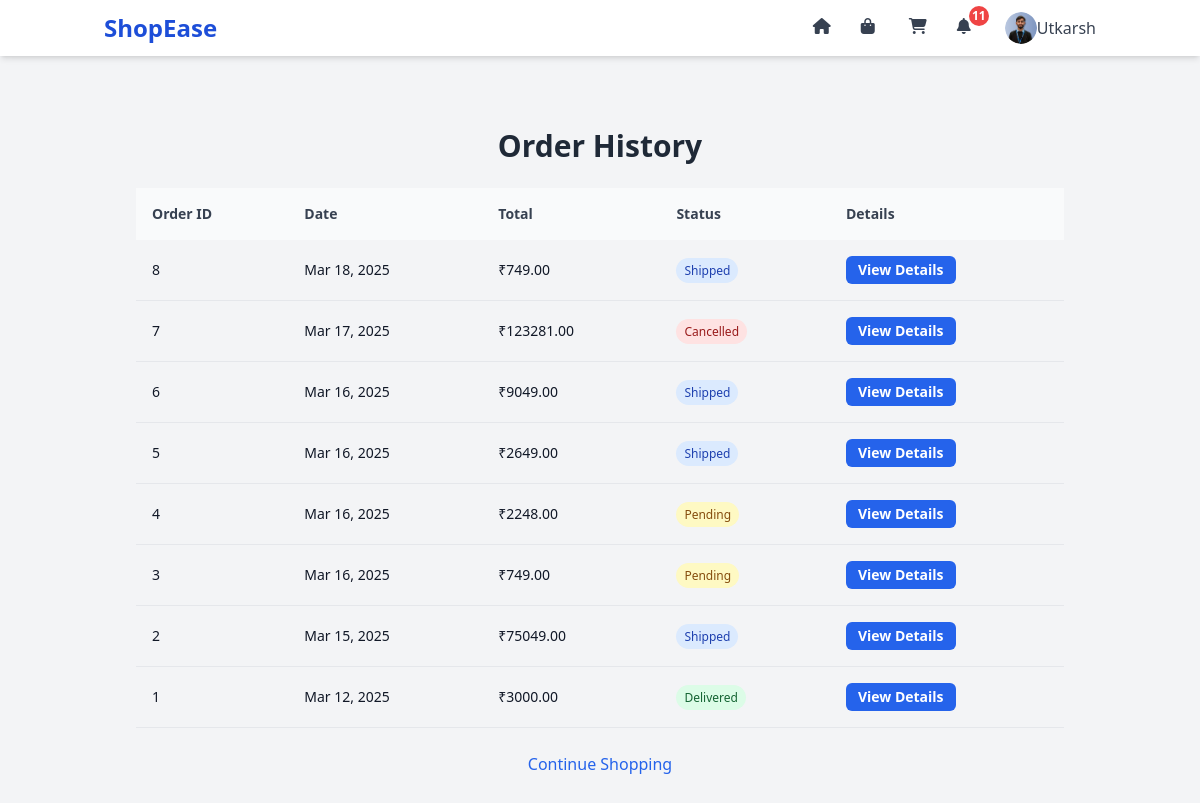
/orders/ (signed in), run on an earlier commit of the app's database.
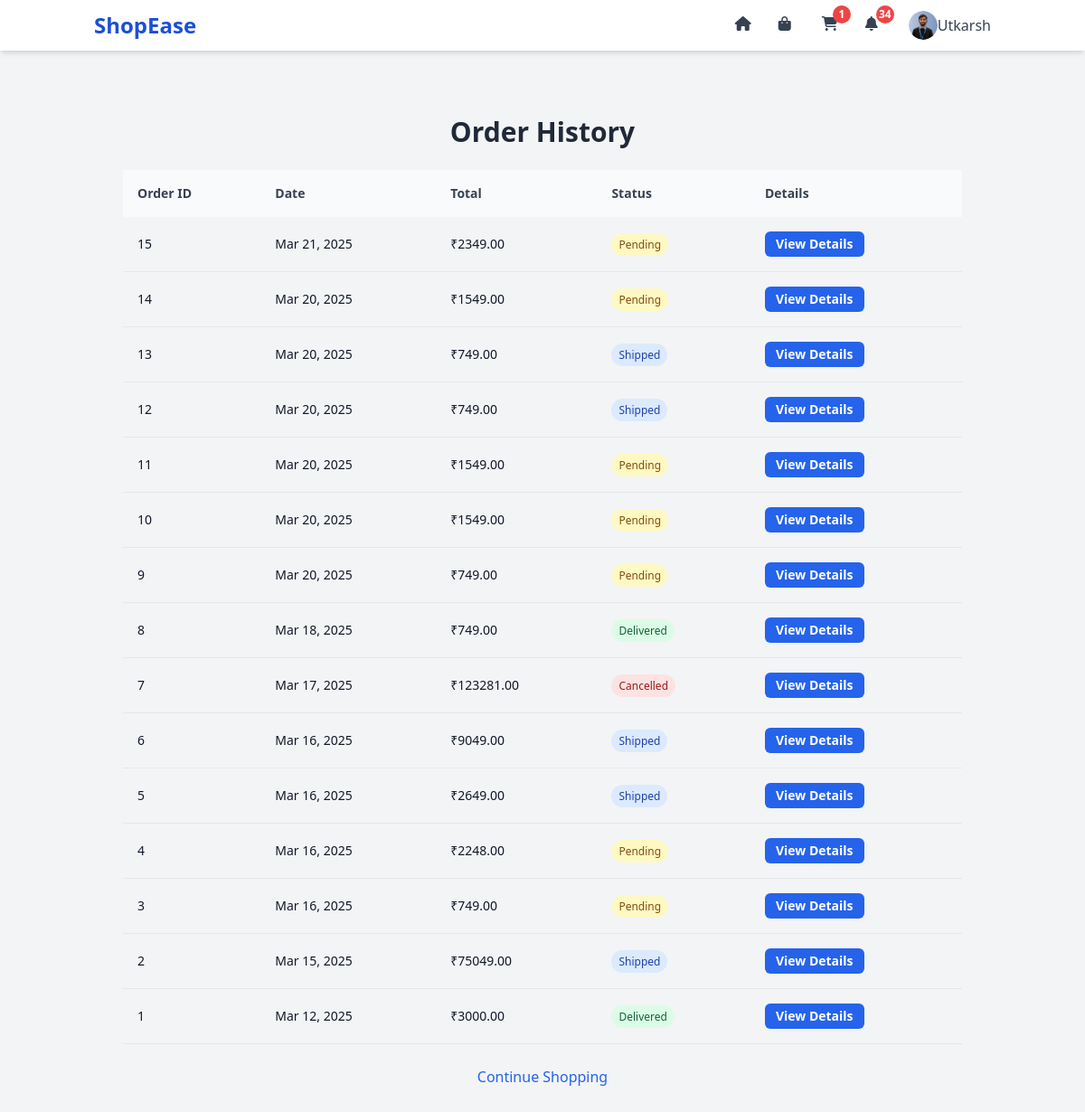
And on a later commit of the database.
### core/models.py (models this page shows, shortened)
class User(AbstractUser):
    ROLE_CHOICES = (
        ('admin', 'Admin'),
        ('seller', 'Seller'),
        ('buyer', 'Buyer'),
    )
    role = models.CharField(max_length=10, choices=ROLE_CHOICES, default='buyer')
    address = models.TextField(blank=True, null=True)
    profile_picture = models.ImageField(upload_to='profiles/', blank=True, null=True)
    full_name = models.CharField(max_length=255, blank=True, null=True)
    phone_number = models.CharField(max_length=15, blank=True, null=True)
    alternate_email = models.EmailField(blank=True, null=True)
    email = models.EmailField(unique=True, blank=False, null=False)

class Order(models.Model):
    STATUS_CHOICES = (
        ('pending', 'Pending'),
        ('shipped', 'Shipped'),
        ('delivered', 'Delivered'),
        ('cancelled', 'Cancelled'),
    )
    user = models.ForeignKey(
        settings.AUTH_USER_MODEL,
        on_delete=models.CASCADE,
        limit_choices_to={'role': 'buyer'}  # Restrict to buyers
    )
    created_at = models.DateTimeField(auto_now_add=True)
    status = models.CharField(max_length=20, choices=STATUS_CHOICES, default='pending')
    shipping_address = models.TextField()
    total_amount = models.DecimalField(max_digits=10, decimal_places=2, default=0.00)
    payment_method = models.CharField(max_length=50, default='Cash on Delivery')  # Added

### core/views.py (the view)
# urls.py: path('orders/', views.order_history, name='order_history'),
@login_required
def order_history(request):
    if request.user.role != 'buyer':
        messages.error(request, 'Only buyers can view order history.')
        return redirect('home')
    orders = Order.objects.filter(user=request.user).order_by('-created_at')
    context = {
        'orders': orders,
    }
    return render(request, 'order_history.html', context)

### core/context_processors.py (called while the page is built)
def unread_notifications(request):
    if request.user.is_authenticated:
        return {
            'unread_notifications': Notification.objects.filter(user=request.user, is_read=False).count()
        }
    return {'unread_notifications': 0}

### templates/order_history.html (shortened to what this page needs)
{% extends 'base.html' %}
{% block content %}
    <div class="py-12 max-w-6xl mx-auto px-4 sm:px-6 lg:px-8">
        <h1 class="text-3xl font-bold text-gray-800 mb-6 text-center">Order History</h1>
        {% if orders %}
            <div class="overflow-x-auto">
                <table class="w-full text-left text-sm">
                    <thead class="bg-gray-50">
                        <tr>
                            <th class="p-4 font-semibold text-gray-700">Order ID</th>
                            <th class="p-4 font-semibold text-gray-700">Date</th>
                            <th class="p-4 font-semibold text-gray-700">Total</th>
                            <th class="p-4 font-semibold text-gray-700">Status</th>
                            <th class="p-4 font-semibold text-gray-700">Details</th>
                        </tr>
                    </thead>
                    <tbody>
                        {% for order in orders %}
                            <tr class="border-b hover:bg-gray-50 transition-colors">
                                <td class="p-4">{{ order.id }}</td>
                                <td class="p-4">{{ order.created_at|date:"M d, Y" }}</td>
                                <td class="p-4">₹{{ order.total_amount|floatformat:2 }}</td>
                                <td class="p-4 capitalize">
                                    <span class="px-2 py-1 rounded-full text-xs {% if order.status == 'pending' %}bg-yellow-100 text-yellow-800{% elif order.status == 'shipped' %}bg-blue-100 text-blue-800{% elif order.status == 'delivered' %}bg-green-100 text-green-800{% else %}bg-red-100 text-red-800{% endif %}">
                                        {{ order.status }}
                                    </span>
                                </td>
                                <td class="p-4">
                                    <a href="{% url 'order_detail' order.id %}" class="inline-block bg-blue-600 text-white px-3 py-1 rounded-md hover:bg-blue-700 transition text-sm font-semibold">View Details</a>
                                </td>
                            </tr>
                        {% endfor %}
                    </tbody>
                </table>
            </div>
        {% else %}
            <p class="text-gray-600 text-center py-4">You have no orders yet.</p>
        {% endif %}
        <div class="mt-6 text-center">
            <a href="{% url 'product_list' %}" class="text-blue-600 hover:underline">Continue Shopping</a>
        </div>
    </div>
{% endblock %}

### templates/base.html (shortened to what this page needs)
{% load static %}
<!DOCTYPE html>
<html lang="en">
<head>
    <script src="https://cdn.tailwindcss.com"></script>
    <link rel="stylesheet" href="{% static 'css/style.css' %}">
</head>
<body class="font-sans bg-gray-100 text-gray-900">
    <nav class="bg-white shadow-md fixed top-0 left-0 w-full z-50">
        <div class="container mx-auto px-4 py-3 flex items-center justify-between">
            <a href="{% url 'home' %}" class="text-2xl font-bold text-blue-700">ShopEase</a>
            <div class="hidden md:flex items-center space-x-6">
                <a href="{% url 'home' %}" class="text-gray-700 hover:text-blue-700" title="Home">
                    <i class="fas fa-home w-6 h-6"></i>
                </a>
                <a href="{% url 'product_list' %}" class="text-gray-700 hover:text-blue-700" title="Products">
                    <i class="fas fa-shopping-bag w-6 h-6"></i>
                </a>
                {% if user.is_authenticated %}
                    {% if user.role == 'buyer' %}
                        <a href="{% url 'view_cart' %}" class="relative text-gray-700 hover:text-blue-700" title="Cart">
                            <i class="fas fa-shopping-cart w-6 h-6"></i>
                            {% with cart_items_count=user.cart.items.count %}
                                {% if cart_items_count > 0 %}
                                    <span class="absolute -top-2 -right-2 bg-red-500 text-white text-xs font-bold rounded-full h-5 w-5 flex items-center justify-center">{{ cart_items_count }}</span>
                                {% endif %}
                            {% endwith %}
                        </a>
                        <a href="{% url 'notifications' %}" class="relative text-gray-700 hover:text-blue-700" title="Notifications">
                            <i class="fas fa-bell w-6 h-6"></i>
                            {% if unread_notifications > 0 %}
                                <span class="absolute -top-2 -right-2 bg-red-500 text-white text-xs font-bold rounded-full h-5 w-5 flex items-center justify-center">{{ unread_notifications }}</span>
                            {% endif %}
                        </a>
                        <div class="relative flex items-center space-x-2">
                            <button id="dropdown-toggle" class="flex items-center text-gray-700 hover:text-blue-700 focus:outline-none">
                                {% if user.profile_picture %}
                                    <img src="{{ user.profile_picture.url }}" alt="Profile" class="w-8 h-8 rounded-full object-cover">
                                {% else %}
                                    <i class="fas fa-user w-6 h-6"></i>
                                {% endif %}
                                <span class="text-gray-700 font-medium">{{ user.username }}</span>
                            </button>
                        </div>
                    {% endif %}
                {% endif %}
            </div>
        </div>
    </nav>
    <div class="container mx-auto mt-20 px-4">
        {% block content %}{% endblock %}
    </div>
</body>
</html>

### static/css/style.css (style rules this page uses)
body { font-family: 'Arial', sans-serif; background-color: #f4f4f9; color: #333; }
.container { max-width: 1200px; }
h1, h2 { color: #1e40af; }
button { transition: background-color 0.3s ease; }
nav { transition: all 0.3s ease; }
.fas, .far { width: 1.5rem; height: 1.5rem; }

What changed in the data, as far as the page shows it:
added Order: id "15", created_at "Mar 21, 2025", total_amount "2349.00", status "Pending"
added Order: id "14", created_at "Mar 20, 2025", total_amount "1549.00", status "Pending"
added Order: id "13", created_at "Mar 20, 2025", total_amount "749.00", status "Shipped"
added Order: id "12", created_at "Mar 20, 2025", total_amount "749.00", status "Shipped"
added Order: id "11", created_at "Mar 20, 2025", total_amount "1549.00", status "Pending"
added Order: id "10", created_at "Mar 20, 2025", total_amount "1549.00", status "Pending"
added Order: id "9", created_at "Mar 20, 2025", total_amount "749.00", status "Pending"
changed Order "Mar 18, 2025": status "Shipped" → "Delivered"
Also different on the page:
{{ cart_items_count }}: (not shown) → "1"
{{ unread_notifications }}: "11" → "34"
